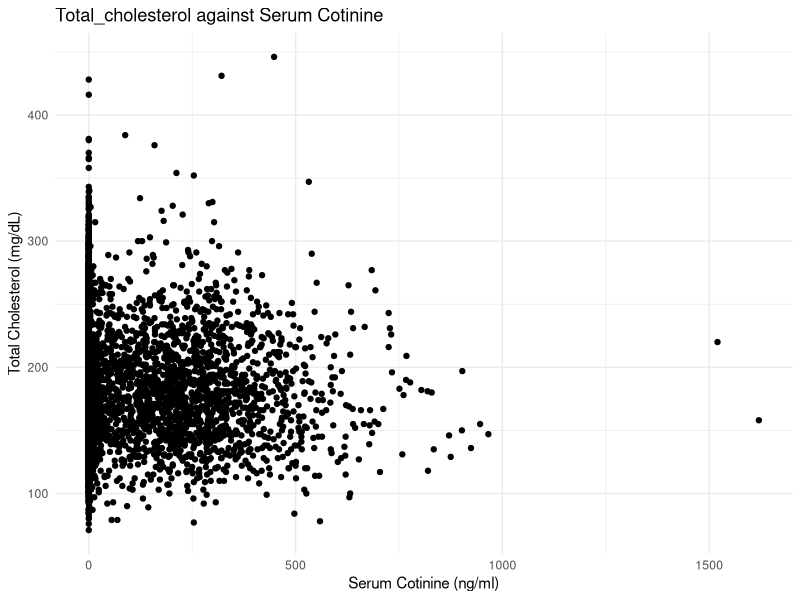
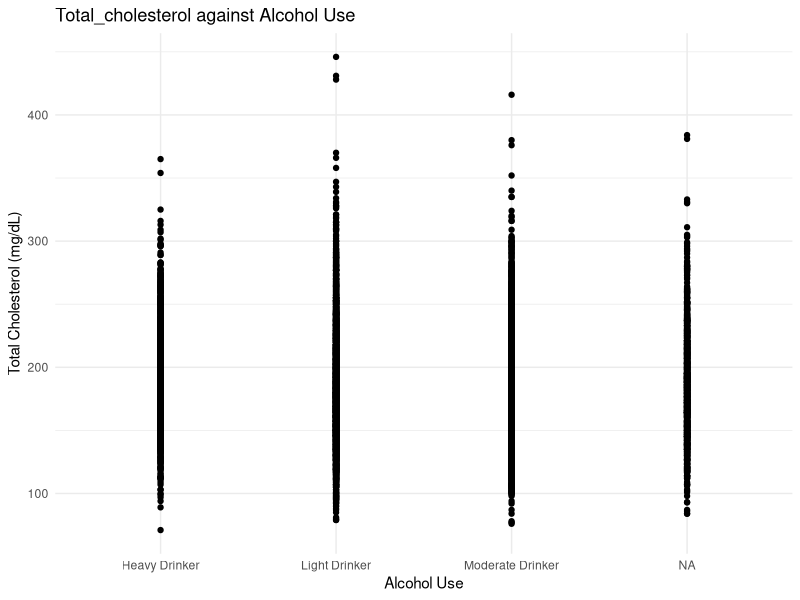
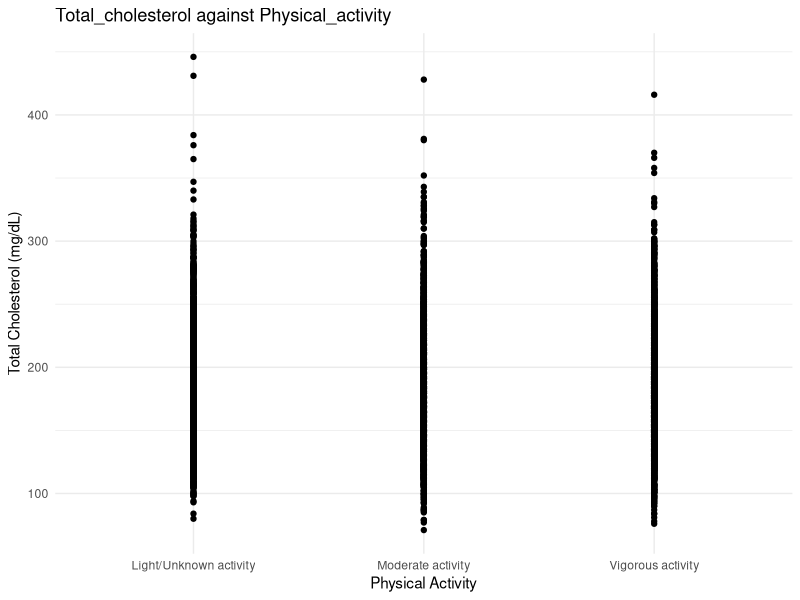
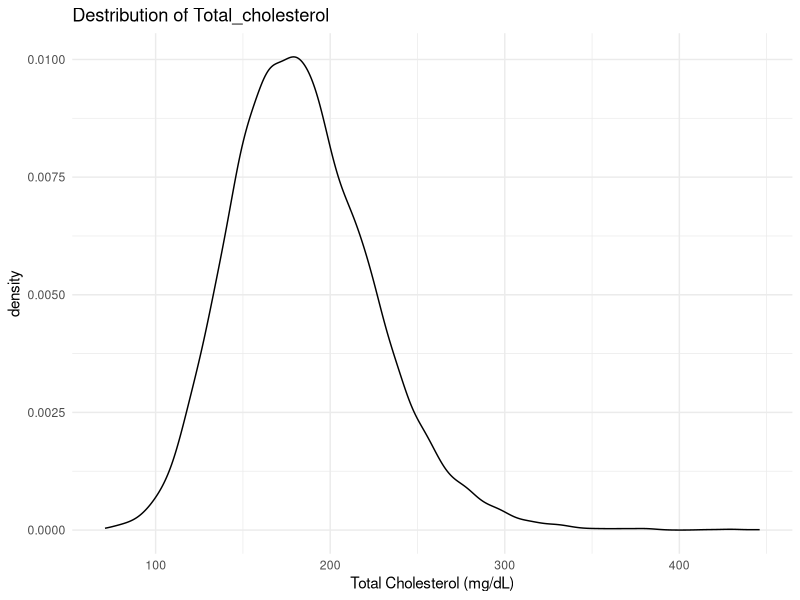
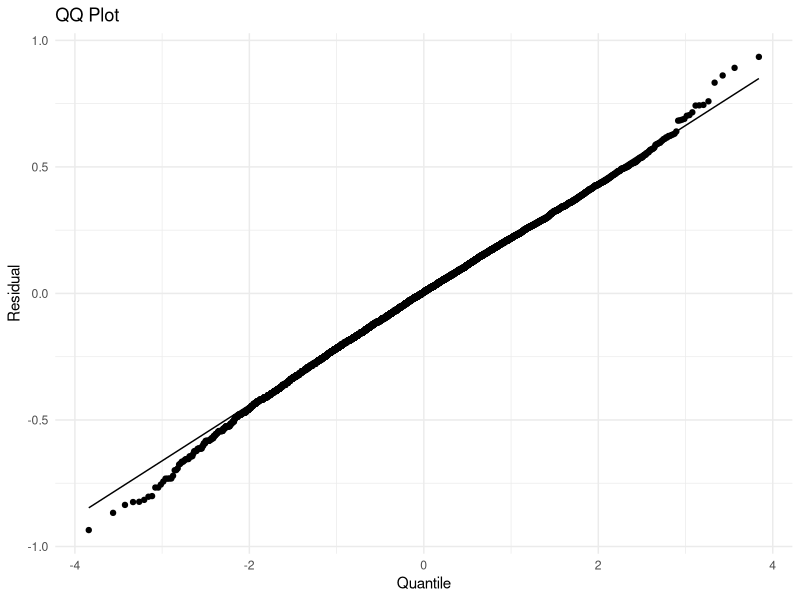
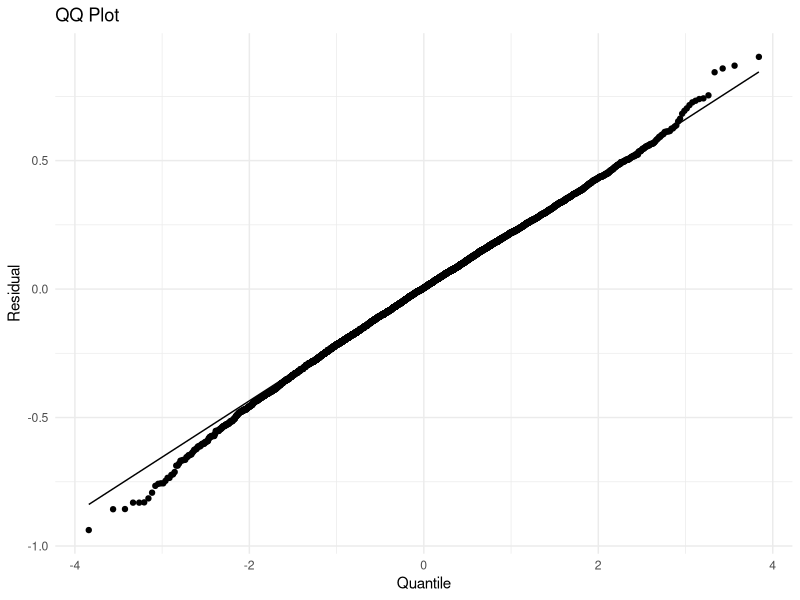
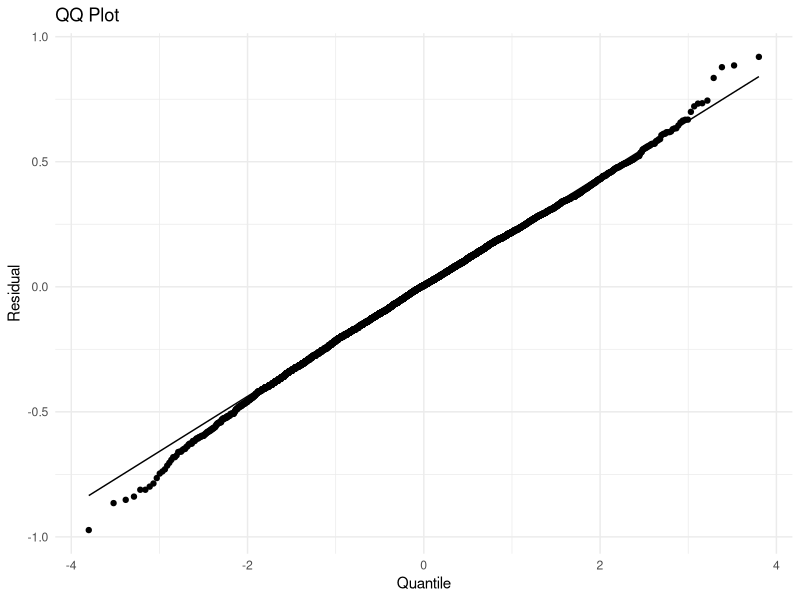

Here is the R script that generated these plots, in order: (Note: this script raises an error after producing the figures.)
## ---- chunk 1
# load packages and basic settings
library(tidyverse)
library(modelr)
library(purrr)
library(MASS)

set.seed(1)

knitr::opts_chunk$set(
  fig.width = 6,
  fig.asp = .6,
  out.width = "90%"
)

theme_set(theme_minimal() + theme(legend.position = "bottom"))

options(
  ggplot2.continuous.colour = "viridis",
  ggplot2.continuous.fill = "viridis"
)

scale_colour_discrete = scale_colour_viridis_d
scale_fill_discrete = scale_fill_viridis_d

# import data (currently: using direct path)

# total cholesterol < 200 -> 0, >= 200 -> 1
model_df = read_csv("data/combine.csv") |> 
  mutate(
    chol_cat = ifelse(total_cholesterol < 200, 0, 1),
    alcohol_use_order = as.factor(alcohol_use_order),
    physical_activity = relevel(as.factor(physical_activity), ref = "Light/Unknown activity")
  )

# create subset for cholestorl level of desirable level and of above desirable level 
desire_df = 
  model_df |> 
  filter(chol_cat == 0)

ab_desire_df = 
  model_df |> 
  filter(chol_cat == 1)
## ---- chunk 2
# mean and std for continuous variables, overall
list_conti_all = list(
  age = model_df$age, 
  bmi = model_df$bmi, 
  sleep_hour = model_df$sleep_hour, 
  cotinine = model_df$cotinine,
  chol_cat = model_df$chol_cat
) |> 
  as.data.frame()

list_conti_all_clean = 
  list_conti_all[-5] |> 
  lapply(na.omit)

mean_all = sapply(list_conti_all_clean, mean) |> 
  as.data.frame() |> 
  rename(overall_mean = "sapply(list_conti_all_clean, mean)")

std_all = sapply(list_conti_all_clean, sd) |> 
  as.data.frame() |> 
  rename(overall_std = "sapply(list_conti_all_clean, sd)")

# p-value of t test for continuous variables
t_test = function(variable) {
  t_test_result = t.test(list_conti_all[[variable]] ~ list_conti_all$chol_cat)
  return(data.frame(
    variable = variable,
    p_value = t_test_result$p.value
  ))
}

p_value = 
  lapply(c("age", "bmi", "sleep_hour", "cotinine"), t_test) |>
  bind_rows() |> 
  as.data.frame()

# mean and std for all continuous variables, among samples of desirable cholesteral level (named them as "control")
list_conti_desire = list(
  age = desire_df$age, 
  bmi = desire_df$bmi, 
  sleep_hour = desire_df$sleep_hour, 
  cotinine = desire_df$cotinine
) |> 
  as.data.frame() |> 
  lapply(na.omit)

mean_desire = sapply(list_conti_desire, mean) |> 
  as.data.frame() |> 
  rename(control_mean = "sapply(list_conti_desire, mean)")

std_desire = sapply(list_conti_desire, sd) |> 
  as.data.frame() |> 
  rename(control_std = "sapply(list_conti_desire, sd)")

# mean and std for all continuous variables, among samples of above-desirable cholesterol level (named them as "case")
list_conti_ab_desire = list(
  age = ab_desire_df$age, 
  bmi = ab_desire_df$bmi, 
  sleep_hour = ab_desire_df$sleep_hour, 
  cotinine = ab_desire_df$cotinine
) |> 
  as.data.frame() |> 
  lapply(na.omit)

mean_ab_desire = sapply(list_conti_ab_desire, mean) |> 
  as.data.frame() |> 
  rename(case_mean = "sapply(list_conti_ab_desire, mean)")

std_ab_desire = sapply(list_conti_ab_desire, sd) |> 
  as.data.frame() |> 
  rename(case_std = "sapply(list_conti_ab_desire, sd)")
## ---- chunk 3
# combind - continuous
conti_des_df =
  as.data.frame(cbind(mean_all, std_all, mean_desire, std_desire, mean_ab_desire, std_ab_desire, p_value))

conti_des_df = conti_des_df[, -grep("variable", colnames(conti_des_df))] |> 
  knitr::kable(digits = 3)

conti_des_df
## ---- chunk 4
# n and pct for categorical variables, chi-sq test, overall
list_cat_all = list (
  gender = model_df$gender,
  race = model_df$race,
  marital = model_df$marital_status,
  edu = model_df$education_level_20,
  poverty = model_df$poverty_level,
  phy = model_df$physical_activity,
  alcohol = model_df$alcohol_use_cat,
  chol_cat = model_df$chol_cat
) |> 
  as.data.frame()

list_cat_all_clean = 
  list_cat_all[-8] |> 
  lapply(na.omit)

cat_vars = names(list_cat_all_clean)

count_all_function = function(variable) {
  table_value = table(list_cat_all[[variable]], list_cat_all$chol_cat)
  chi_sq_test = chisq.test(table_value)
  
  count = sapply(unique(list_cat_all_clean[[variable]], na.rm = TRUE), function(cat) sum(list_cat_all_clean[[variable]] == cat, na.rm = TRUE))
   
  total = sum(count)
  pct = count / total
  
  result_df = tibble(
    variable = names(count),
    n = count,
    pct = pct,
    p_value = chi_sq_test$p.value
    )
  
  return(result_df)
  }

cat_count_chisq = lapply(cat_vars, count_all_function) |> 
  bind_rows() |> 
  as.data.frame()

# n and pct for categorical variables, among samples of desirable cholesteral level (named them as "control")
list_cat_ctrl = list (
  gender = desire_df$gender,
  race = desire_df$race,
  marital = desire_df$marital_status,
  edu = desire_df$education_level_20,
  poverty = desire_df$poverty_level,
  phy = desire_df$physical_activity,
  alcohol = desire_df$alcohol_use_cat
) |> 
  as.data.frame() |> 
  lapply(na.omit)

cat_vars_ctrl = names(list_cat_ctrl)

count_ctrl_function = function(variable) {
  count = sapply(unique(list_cat_ctrl[[variable]], na.rm = TRUE), function(cat) sum(list_cat_ctrl[[variable]] == cat, na.rm = TRUE))
   
  total = sum(count)
  pct = count / total
  
  result_df = tibble(
    variable = names(count),
    control_n = count,
    control_pct = pct
    )
  
  return(result_df)
}

cat_count_ctrl = lapply(cat_vars_ctrl, count_ctrl_function) |> 
  bind_rows() |> 
  as.data.frame()

# n and pct for categorical variables, among samples of above-desirable cholesterol level (named them as "case")
list_cat_case = list (
  gender = ab_desire_df$gender,
  race = ab_desire_df$race,
  marital = ab_desire_df$marital_status,
  edu = ab_desire_df$education_level_20,
  poverty = ab_desire_df$poverty_level,
  phy = ab_desire_df$physical_activity,
  alcohol = ab_desire_df$alcohol_use_cat
) |> 
  as.data.frame() |> 
  lapply(na.omit)

cat_vars_case = names(list_cat_case)

count_case_function = function(variable) {
  count = sapply(unique(list_cat_case[[variable]], na.rm = TRUE), function(cat) sum(list_cat_case[[variable]] == cat, na.rm = TRUE))
   
  total = sum(count)
  pct = count / total
  
  result_df = tibble(
    variable = names(count),
    case_n = count,
    case_pct = pct
    )
  
  return(result_df)
}

cat_count_case = lapply(cat_vars_case, count_case_function) |> 
  bind_rows() |> 
  as.data.frame()
## ---- chunk 5
cat_des_df =
  cbind.data.frame(cat_count_chisq, cat_count_ctrl, cat_count_case) |> 
  drop_na()

cat_des_df = cat_des_df[, !duplicated(names(cat_des_df))] |> 
  knitr::kable(digits = 3)

cat_des_df
## ---- chunk 6
model_df |> 
  ggplot(aes(x = cotinine, y = total_cholesterol)) + geom_point() +
  labs(title = "Total_cholesterol against Serum Cotinine", x = "Serum Cotinine (ng/ml)", y = "Total Cholesterol (mg/dL)")

model_df |> 
  ggplot(aes(x = alcohol_use_cat, y = total_cholesterol)) + geom_point() +
  labs(title = "Total_cholesterol against Alcohol Use", x = "Alcohol Use", y = "Total Cholesterol (mg/dL)")

model_df |> 
  ggplot(aes(x = physical_activity, y = total_cholesterol)) + geom_point() +
  labs(title = "Total_cholesterol against Physical_activity", x = "Physical Activity", y = "Total Cholesterol (mg/dL)")

model_df |> 
  ggplot(aes(x = total_cholesterol)) + geom_density() +
  labs(title = "Destribution of Total_cholesterol", x = "Total Cholesterol (mg/dL)")
## ---- chunk 7
fit_1 = lm(log(total_cholesterol) ~ cotinine, data = model_df)

fit_1 |> 
  broom::tidy() |> 
  knitr::kable(digits = 3)

model_df |> 
  modelr::add_residuals(fit_1) |> 
  ggplot(aes(sample = resid)) +
  stat_qq() +
  stat_qq_line() +
  labs(title = "QQ Plot", x = "Quantile", y = "Residual")
## ---- chunk 8
fit_cot = lm(log(total_cholesterol) ~ cotinine + age + gender + race + marital_status + education_level_20 + poverty_level, data = model_df)

fit_cot |> 
  broom::tidy() |> 
  knitr::kable(digits = 3)
## ---- chunk 9
fit_2 = lm(log(total_cholesterol) ~ physical_activity, data = model_df)

fit_2 |> 
  broom::tidy() |> 
  knitr::kable(digits = 3)

model_df |> 
  modelr::add_residuals(fit_2) |> 
  ggplot(aes(sample = resid)) +
  stat_qq() +
  stat_qq_line() +
  labs(title = "QQ Plot", x = "Quantile", y = "Residual")
## ---- chunk 10
fit_phy = lm(log(total_cholesterol) ~ physical_activity + age + gender + race + marital_status + education_level_20 + poverty_level, data = model_df)

fit_phy |> 
  broom::tidy() |> 
  knitr::kable(digits = 3)
## ---- chunk 11
fit_3 = lm(log(total_cholesterol) ~ alcohol_use_cat, data = model_df)

fit_3 |> 
  broom::tidy() |> 
  knitr::kable(digits = 3)

model_df |> 
  modelr::add_residuals(fit_3) |> 
  ggplot(aes(sample = resid)) +
  stat_qq() +
  stat_qq_line() +
  labs(title = "QQ Plot", x = "Quantile", y = "Residual")
## ---- chunk 12
fit_alc = lm(log(total_cholesterol) ~ alcohol_use_cat + age + gender + race + marital_status + education_level_20 + poverty_level, data = model_df)

fit_alc |> 
  broom::tidy() |> 
  knitr::kable(digits = 3)
## ---- chunk 13
fit_full = lm(log(total_cholesterol) ~ cotinine + physical_activity + alcohol_use_cat + age + gender + race + marital_status + education_level_20 + poverty_level, data = model_df)

fit_full |> 
  broom::tidy() |> 
  knitr::kable(digits = 3)
## ---- chunk 14
fit_full = lm(log(total_cholesterol) ~ cotinine + physical_activity + alcohol_use_cat + age + gender + race + marital_status + education_level_20 + poverty_level, data = model_df)

test_aic = stepAIC(fit_full, direction = "both", trace = FALSE)

summary(test_aic)
## ---- chunk 15
fit_backward = step(fit_full, direction = "backward")
## ---- chunk 16
fit_stepwise = step(fit_full)
## ---- chunk 17
model_cv_df = 
  model_df |> 
  mutate(
    physical_activity = ifelse(physical_activity == "Light/Unknown activity", 0, ifelse(physical_activity == "Moderate activity", 1, 2)),
    alcohol_use_cat = ifelse(alcohol_use_cat == "Light Drinker", 0, ifelse(alcohol_use_cat == "Moderate Drinker", 1, 2))
    )

# create training and testing sets
cv_df =
  model_cv_df |> 
  crossv_mc(n = 300) |> 
  mutate(
    train = map(train, as_tibble),
    test = map(test, as_tibble)
  )

cv_results =
  cv_df |> 
  mutate(
    fit_cot = map(train, \(df) lm(log(total_cholesterol) ~ cotinine + age + gender + race + marital_status + education_level_20 + poverty_level, data = df)),
    fit_phy = map(train, \(df) lm(log(total_cholesterol) ~ physical_activity + age + gender + race + marital_status + education_level_20 + poverty_level, data = df)),
    fit_alc = map(train, \(df) lm(log(total_cholesterol) ~ alcohol_use_cat + age + gender + race + marital_status + education_level_20 + poverty_level, data = df)),
    fit_full = map(train, \(df) lm(log(total_cholesterol) ~ cotinine + physical_activity + alcohol_use_cat + age + gender + race + marital_status + education_level_20 + poverty_level, data = df))
  ) |> 
  mutate(
    rmse_fit_cot = map2_dbl(fit_cot, test, \(model, df) rmse(model, df)),
    rmse_fit_phy = map2_dbl(fit_phy, test, \(model, df) rmse(model, df)),
    rmse_fit_alc = map2_dbl(fit_alc, test, \(model, df) rmse(model, df)),
    rmse_fit_full = map2_dbl(fit_full, test, \(model, df) rmse(model, df))
  )

cv_results |> 
  dplyr::select(starts_with("rmse")) |> 
  pivot_longer(
    everything(),
    names_to = "model_type",
    values_to = "rmse",
    names_prefix = "rmse_"
  ) |> 
  ggplot(aes(x = model_type, y = rmse)) + geom_violin() +
  labs(x = "Model Type")
## ---- chunk 18
rsquare_fit_cot = rsquare(fit_cot, data = model_df)
rsquare_fit_phy = rsquare(fit_phy, data = model_df)
rsquare_fit_alc = rsquare(fit_alc, data = model_df)
rsquare_fit_full = rsquare(fit_full, data = model_df)

cbind(rsquare_fit_cot, rsquare_fit_phy, rsquare_fit_alc, rsquare_fit_full) |> 
  knitr::kable()
## ---- chunk 19
fit_alc |> 
  broom::tidy() |> 
  knitr::kable(digits = 3)
## ---- chunk 20
save_path = "fit_alc.rds"
saveRDS(fit_alc, save_path)
